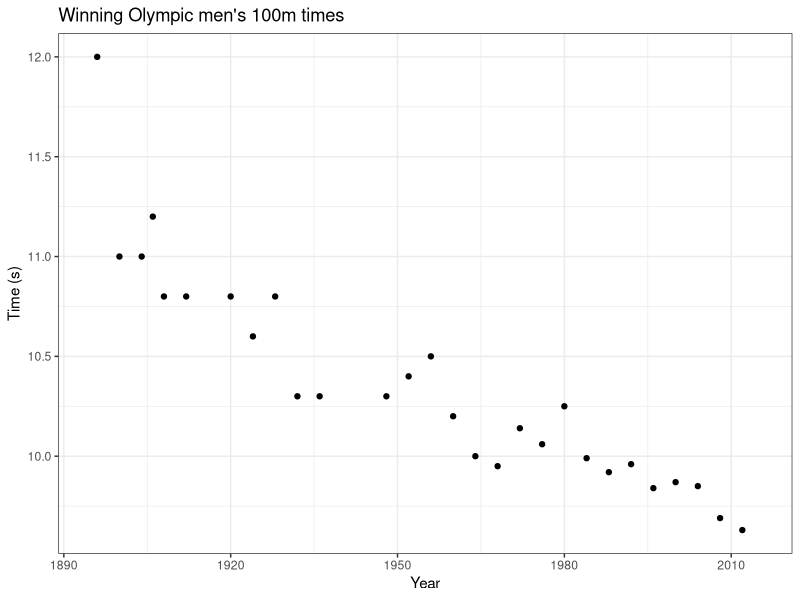
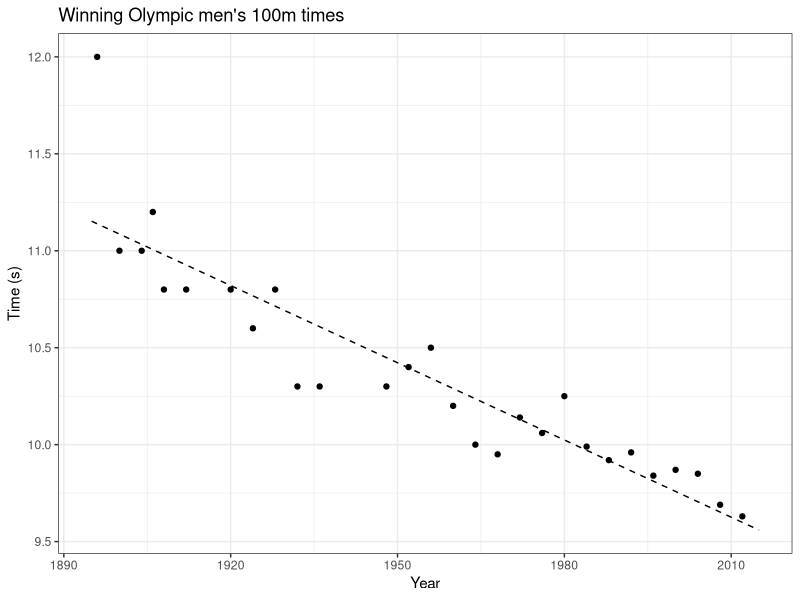
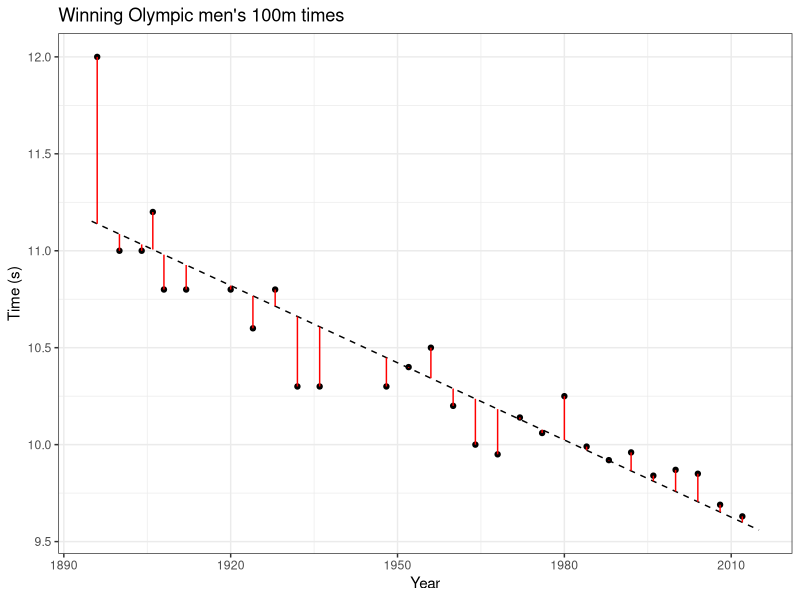
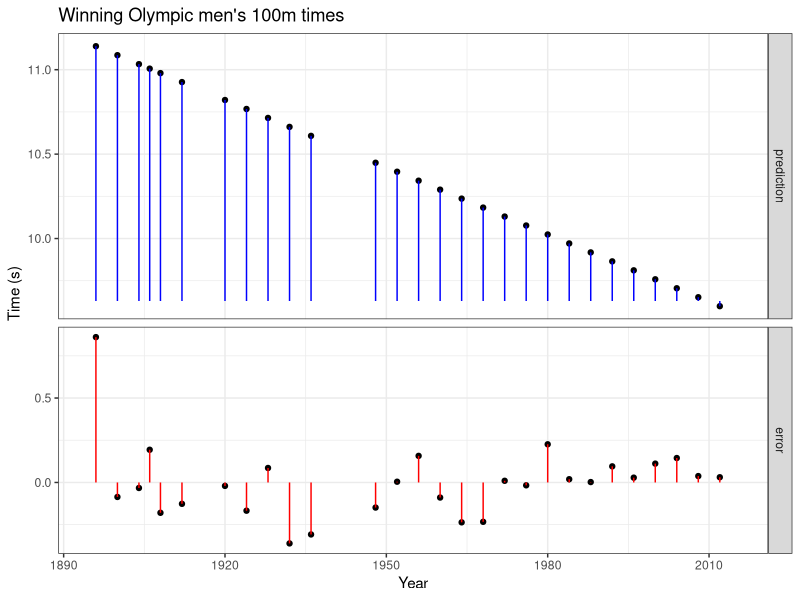
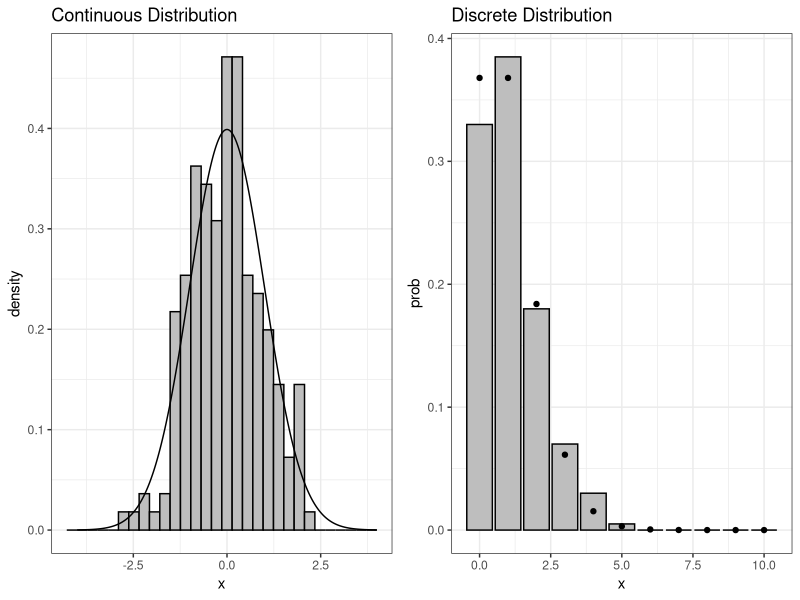

Write the R code that produced these figures, in order.
## ---- chunk 1
knitr::opts_chunk$set(echo = TRUE, fig.width = 9, fig.height = 6, dpi = 300)

library(tidyverse)
theme_set(theme_bw())
## ---- chunk 2
olympic100m <- read_csv("materials/labs/linear_regression/data100m.csv", col_names = c("year", "time"), col_types = "dd") %>%
  mutate(type = "data")
model <- lm(time ~ year, data = olympic100m)
pred <- tibble(year = seq(1895, 2015, .5)) %>%
  mutate(time = predict(model, newdata = .),
         type = "prediction") %>%
  bind_rows(olympic100m) %>%
  arrange(year) %>%
  spread(key = type, value = time) %>%
  mutate(error = data - prediction)
## ---- chunk 3
ggplot(olympic100m, aes(x = year, y = time)) + 
  geom_point() + 
  xlim(c(1895, 2015)) + 
  xlab("Year") + ylab("Time (s)") + ggtitle("Winning Olympic men's 100m times")
## ---- chunk 4
ggplot(pred, aes(x = year)) + 
  geom_point(aes(y = data)) + 
  geom_line(aes(y = prediction), linetype = "dashed") + 
  xlim(c(1895, 2015)) + 
  xlab("Year") + ylab("Time (s)") + ggtitle("Winning Olympic men's 100m times")
## ---- chunk 5
ggplot(pred, aes(x = year)) + 
  geom_point(aes(y = data)) + 
  geom_line(aes(y = prediction), linetype = "dashed") + 
  xlim(c(1895, 2015)) + 
  geom_segment(aes(x = year, xend = year, y = data, yend = prediction), color = "red") + 
  xlab("Year") + ylab("Time (s)") + ggtitle("Winning Olympic men's 100m times")
## ---- chunk 6
pred2 <- pred %>%
  select(year, data = data, prediction, error = error) %>%
  filter(!is.na(data)) %>%
  gather(key = "variation", value = "value", -data, -year) %>%
  mutate(variation = factor(variation, c("prediction", "error")),
         endpoint = ifelse(variation == "prediction", min(data), 0))
  
ggplot(pred2, aes(x = year, y = value, xend = year, yend = endpoint)) + 
  geom_point() + 
  geom_segment(aes(color = variation)) + 
  facet_grid(variation~., space = "free_y", scales = "free") +  
  scale_color_manual("Variation", values = c("error" = "red", "prediction" = "blue"), guide = F) + 
  xlim(c(1895, 2015)) + 
  xlab("Year") + 
  scale_y_continuous("Time (s)", breaks = seq(-0.5, 12, 0.5)) + 
  ggtitle("Winning Olympic men's 100m times")
## ---- chunk 7
x <- rnorm(200)
normaldf <- tibble(x = seq(-4, 4, .01), y = dnorm(x))

p1 <- ggplot() + 
  geom_histogram(aes(x = x, y = ..density..), fill = "grey", color = "black") + 
  geom_line(aes(x = x, y = y), data = normaldf) + 
  ggtitle("Continuous Distribution")

x2 <- rpois(200, lambda = 1)
poisdf <- tibble(x = seq(0, 10, 1), theoretical = dpois(x, 1), 
                 actual = purrr::map_dbl(x, ~sum(x2 == .)/length(x2))) #%>%
  #tidyr::gather(key = "type", value = "prob", -x)


p2 <- ggplot(data = poisdf) + 
  geom_bar(aes(x = x, y = actual), color = "black", fill = "grey", stat = "identity") + 
  geom_point(aes(x = x, y = theoretical)) + 
  ylab("prob") + 
  ggtitle("Discrete Distribution")

gridExtra::grid.arrange(p1, p2, ncol = 2)
